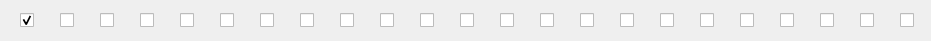
        <widget class="QWidget" name="S5Widget" native="true">
         <property name="geometry">
          <rect>
           <x>90</x>
           <y>260</y>
           <width>931</width>
           <height>41</height>
          </rect>
         </property>
         <widget class="QCheckBox" name="S5F9">
          <property name="geometry">
           <rect>
            <x>380</x>
            <y>10</y>
            <width>16</width>
            <height>20</height>
           </rect>
          </property>
          <property name="text">
           <string/>
          </property>
          <property name="autoExclusive">
           <bool>true</bool>
          </property>
         </widget>
         <widget class="QCheckBox" name="S5F2">
          <property name="geometry">
           <rect>
            <x>100</x>
            <y>10</y>
            <width>16</width>
            <height>20</height>
           </rect>
          </property>
          <property name="text">
           <string/>
          </property>
          <property name="autoExclusive">
           <bool>true</bool>
          </property>
         </widget>
         <widget class="QCheckBox" name="S5F7">
          <property name="geometry">
           <rect>
            <x>300</x>
            <y>10</y>
            <width>16</width>
            <height>20</height>
           </rect>
          </property>
          <property name="text">
           <string/>
          </property>
          <property name="autoExclusive">
           <bool>true</bool>
          </property>
         </widget>
         <widget class="QCheckBox" name="S5F1">
          <property name="geometry">
           <rect>
            <x>60</x>
            <y>10</y>
            <width>16</width>
            <height>20</height>
           </rect>
          </property>
          <property name="text">
           <string/>
          </property>
          <property name="autoExclusive">
           <bool>true</bool>
          </property>
         </widget>
         <widget class="QCheckBox" name="S5F4">
          <property name="geometry">
           <rect>
            <x>180</x>
            <y>10</y>
            <width>16</width>
            <height>20</height>
           </rect>
          </property>
          <property name="text">
           <string/>
          </property>
          <property name="autoExclusive">
           <bool>true</bool>
          </property>
         </widget>
         <widget class="QCheckBox" name="S5F14">
          <property name="geometry">
           <rect>
            <x>580</x>
            <y>10</y>
            <width>16</width>
            <height>20</height>
           </rect>
          </property>
          <property name="text">
           <string/>
          </property>
          <property name="autoExclusive">
           <bool>true</bool>
          </property>
         </widget>
         <widget class="QCheckBox" name="S5F5">
          <property name="geometry">
           <rect>
            <x>220</x>
            <y>10</y>
            <width>16</width>
            <height>20</height>
           </rect>
          </property>
          <property name="text">
           <string/>
          </property>
          <property name="autoExclusive">
           <bool>true</bool>
          </property>
         </widget>
         <widget class="QCheckBox" name="S5F13">
          <property name="geometry">
           <rect>
            <x>540</x>
            <y>10</y>
            <width>16</width>
            <height>20</height>
           </rect>
          </property>
          <property name="text">
           <string/>
          </property>
          <property name="autoExclusive">
           <bool>true</bool>
          </property>
         </widget>
         <widget class="QCheckBox" name="S5F6">
          <property name="geometry">
           <rect>
            <x>260</x>
            <y>10</y>
            <width>16</width>
            <height>20</height>
           </rect>
          </property>
          <property name="text">
           <string/>
          </property>
          <property name="autoExclusive">
           <bool>true</bool>
          </property>
         </widget>
         <widget class="QCheckBox" name="S5F22">
          <property name="geometry">
           <rect>
            <x>900</x>
            <y>10</y>
            <width>21</width>
            <height>20</height>
           </rect>
          </property>
          <property name="text">
           <string/>
          </property>
          <property name="autoExclusive">
           <bool>true</bool>
          </property>
         </widget>
         <widget class="QCheckBox" name="S5F19">
          <property name="geometry">
           <rect>
            <x>780</x>
            <y>10</y>
            <width>16</width>
            <height>20</height>
           </rect>
          </property>
          <property name="text">
           <string/>
          </property>
          <property name="autoExclusive">
           <bool>true</bool>
          </property>
         </widget>
         <widget class="QCheckBox" name="S5F16">
          <property name="geometry">
           <rect>
            <x>660</x>
            <y>10</y>
            <width>16</width>
            <height>20</height>
           </rect>
          </property>
          <property name="text">
           <string/>
          </property>
          <property name="autoExclusive">
           <bool>true</bool>
          </property>
         </widget>
         <widget class="QCheckBox" name="S5F11">
          <property name="geometry">
           <rect>
            <x>460</x>
            <y>10</y>
            <width>16</width>
            <height>20</height>
           </rect>
          </property>
          <property name="text">
           <string/>
          </property>
          <property name="autoExclusive">
           <bool>true</bool>
          </property>
         </widget>
         <widget class="QCheckBox" name="S5F21">
          <property name="geometry">
           <rect>
            <x>860</x>
            <y>10</y>
            <width>16</width>
            <height>20</height>
           </rect>
          </property>
          <property name="text">
           <string/>
          </property>
          <property name="autoExclusive">
           <bool>true</bool>
          </property>
         </widget>
         <widget class="QCheckBox" name="S5F10">
          <property name="geometry">
           <rect>
            <x>420</x>
            <y>10</y>
            <width>16</width>
            <height>20</height>
           </rect>
          </property>
          <property name="text">
           <string/>
          </property>
          <property name="autoExclusive">
           <bool>true</bool>
          </property>
         </widget>
         <widget class="QCheckBox" name="S5F12">
          <property name="geometry">
           <rect>
            <x>500</x>
            <y>10</y>
            <width>16</width>
            <height>20</height>
           </rect>
          </property>
          <property name="text">
           <string/>
          </property>
          <property name="autoExclusive">
           <bool>true</bool>
          </property>
         </widget>
         <widget class="QCheckBox" name="S5F20">
          <property name="geometry">
           <rect>
            <x>820</x>
            <y>10</y>
            <width>16</width>
            <height>20</height>
           </rect>
          </property>
          <property name="text">
           <string/>
          </property>
          <property name="autoExclusive">
           <bool>true</bool>
          </property>
         </widget>
         <widget class="QCheckBox" name="S5F3">
          <property name="geometry">
           <rect>
            <x>140</x>
            <y>10</y>
            <width>16</width>
            <height>20</height>
           </rect>
          </property>
          <property name="text">
           <string/>
          </property>
          <property name="autoExclusive">
           <bool>true</bool>
          </property>
         </widget>
         <widget class="QCheckBox" name="S5F15">
          <property name="geometry">
           <rect>
            <x>620</x>
            <y>10</y>
            <width>16</width>
            <height>20</height>
           </rect>
          </property>
          <property name="text">
           <string/>
          </property>
          <property name="autoExclusive">
           <bool>true</bool>
          </property>
         </widget>
         <widget class="QCheckBox" name="S5F8">
          <property name="geometry">
           <rect>
            <x>340</x>
            <y>10</y>
            <width>16</width>
            <height>20</height>
           </rect>
          </property>
          <property name="text">
           <string/>
          </property>
          <property name="autoExclusive">
           <bool>true</bool>
          </property>
         </widget>
         <widget class="QCheckBox" name="S5F17">
          <property name="geometry">
           <rect>
            <x>700</x>
            <y>10</y>
            <width>16</width>
            <height>20</height>
           </rect>
          </property>
          <property name="text">
           <string/>
          </property>
          <property name="autoExclusive">
           <bool>true</bool>
          </property>
         </widget>
         <widget class="QCheckBox" name="S5F18">
          <property name="geometry">
           <rect>
            <x>740</x>
            <y>10</y>
            <width>16</width>
            <height>20</height>
           </rect>
          </property>
          <property name="text">
           <string/>
          </property>
          <property name="autoExclusive">
           <bool>true</bool>
          </property>
         </widget>
         <widget class="QCheckBox" name="S5F0">
          <property name="geometry">
           <rect>
            <x>20</x>
            <y>10</y>
            <width>21</width>
            <height>20</height>
           </rect>
          </property>
          <property name="text">
           <string/>
          </property>
          <property name="checked">
           <bool>true</bool>
          </property>
          <property name="autoExclusive">
           <bool>true</bool>
          </property>
         </widget>
        </widget>
